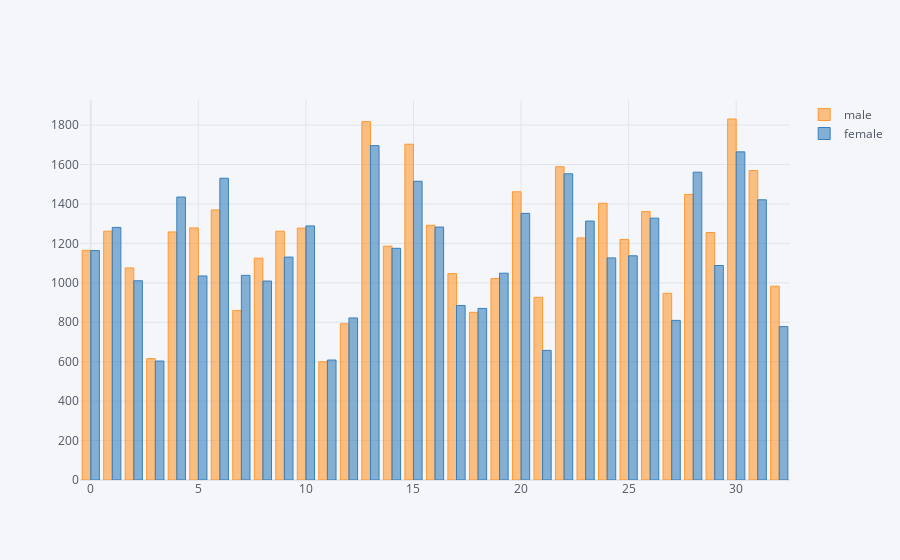

Source (notebook cell):
### Code cell
final_gender_data.iplot(kind= 'bar', bins=33)

### Figure 1 — Plotly figure (JSON) as saved in the notebook; plotly's stock layout.template omitted (floating-point values rounded to 4 significant figures)
{"data": [{"marker": {"color": "rgba(255, 153, 51, 0.6)", "line": {"color": "rgba(255, 153, 51, 1.0)", "width": 1}}, "name": "male", "orientation": "v", "text": "", "type": "bar", "visible": true, "x": [0, 1, 2, 3, 4, 5, 6, 7, 8, 9, 10, 11, 12, 13, 14, 15, 16, 17, 18, 19, 20, 21, 22, 23, 24, 25, 26, 27, 28, 29, 30, 31, 32], "y": [1165.0, 1262.0, 1076.0, 615.7, 1258.0, 1279.0, 1370.0, 860.0, 1125.0, 1262.0, 1278.0, 600.0, 792.7, 1818.0, 1186.0, 1703.0, 1292.0, 1047.0, 850.5, 1022.0, 1462.0, 926.7, 1589.0, 1228.0, 1404.0, 1220.0, 1362.0, 947.0, 1448.0, 1255.0, 1831.0, 1570.0, 983.1]}, {"marker": {"color": "rgba(55, 128, 191, 0.6)", "line": {"color": "rgba(55, 128, 191, 1.0)", "width": 1}}, "name": "female", "orientation": "v", "text": "", "type": "bar", "visible": true, "x": [0, 1, 2, 3, 4, 5, 6, 7, 8, 9, 10, 11, 12, 13, 14, 15, 16, 17, 18, 19, 20, 21, 22, 23, 24, 25, 26, 27, 28, 29, 30, 31, 32], "y": [1164.0, 1281.0, 1011.0, 603.4, 1435.0, 1035.0, 1531.0, 1038.0, 1009.0, 1131.0, 1289.0, 608.6, 822.1, 1696.0, 1175.0, 1515.0, 1283.0, 885.4, 870.4, 1049.0, 1353.0, 657.5, 1553.0, 1313.0, 1127.0, 1137.0, 1328.0, 809.6, 1561.0, 1088, 1664.0, 1421.0, 778.1]}], "layout": {"autosize": true, "legend": {"bgcolor": "#F5F6F9", "font": {"color": "#4D5663"}}, "paper_bgcolor": "#F5F6F9", "plot_bgcolor": "#F5F6F9", "title": {"font": {"color": "#4D5663"}}, "xaxis": {"autorange": true, "gridcolor": "#E1E5ED", "range": [-0.5, 32.5], "showgrid": true, "tickfont": {"color": "#4D5663"}, "title": {"font": {"color": "#4D5663"}, "text": ""}, "type": "linear", "zerolinecolor": "#E1E5ED"}, "yaxis": {"autorange": true, "gridcolor": "#E1E5ED", "range": [0, 1928.0], "showgrid": true, "tickfont": {"color": "#4D5663"}, "title": {"font": {"color": "#4D5663"}, "text": ""}, "type": "linear", "zerolinecolor": "#E1E5ED"}}}
